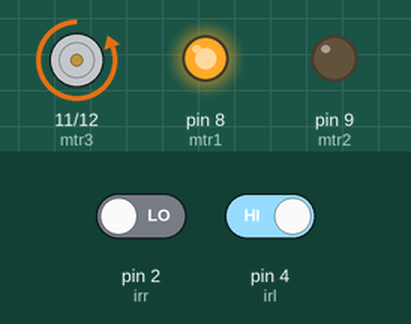
Bench run of a sketch on a simulated Arduino Uno, built with avr-gcc and run on an emulated ATmega328P. Shown: motor-driver pin pairs drawn as motors (green arrow = first pin HIGH = forward, orange = second pin HIGH = backward, longer = more drive), output pins drawn as LEDs (lit = HIGH). The inputs (shaded band) are chosen by the test bench; at power-on: pin 4 (irl) HIGH, pin 2 (irr) LOW.

Above: at 2.4 s.
2.5 s: pin 4 (irl) driven LOW
At 4.4 s:
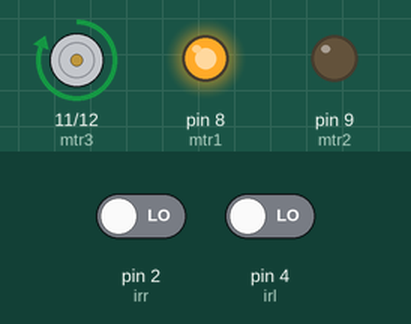
4.7 s: pin 4 (irl) driven HIGH
At 5.7 s:
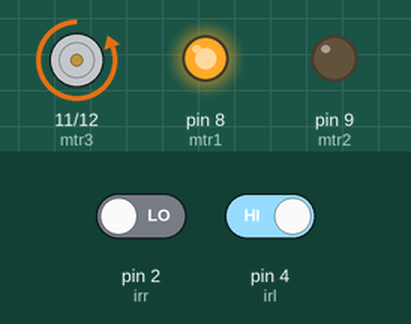
Timing chart, 0 to 7.7 s (numbered marks = the images above; inputs shaded):
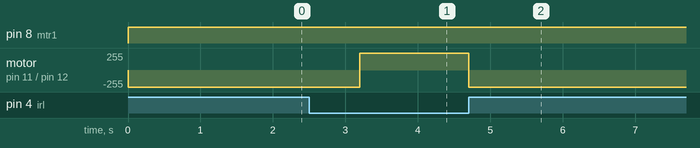

Measured:
- after the input at 2.5 s, motor on pin 11 (mtr3) / pin 12 (mtr4): backward 255/255 → forward 255/255 after 0.70 s
- after the input at 4.7 s, motor on pin 11 (mtr3) / pin 12 (mtr4): forward 255/255 → backward 255/255 at once

The sketch:

wall_follower.ino
```cpp
int irr = 2;
int irl = 4;
int mtr1 = 8;
int mtr2 = 9;
int mtr3 = 11;
int mtr4 = 12;

void setup() {
  pinMode(irr,INPUT);
  pinMode(irl,INPUT);
  pinMode(mtr1, OUTPUT);
  pinMode(mtr2, OUTPUT);
  pinMode(mtr3, OUTPUT);
  pinMode(mtr4, OUTPUT);
}

void loop()
{
int right = digitalRead(irr);
int left = digitalRead(irl);
/* if(right==0)
 {
  digitalWrite(mtr1,HIGH);
  digitalWrite(mtr2,LOW);
  digitalWrite(mtr3,HIGH);
  digitalWrite(mtr4,LOW);
 }*/
 if(left==0)
 {
  digitalWrite(mtr1,HIGH);
  digitalWrite(mtr2,LOW);
  digitalWrite(mtr3,HIGH);
  digitalWrite(mtr4,LOW);
  }
/* if(left==0 && right==0)
 {
  digitalWrite(mtr1,LOW);
  digitalWrite(mtr2,HIGH);
  digitalWrite(mtr3,LOW);
  digitalWrite(mtr4,HIGH);
  delay(1600);
  digitalWrite(mtr1,HIGH);
  digitalWrite(mtr2,LOW);
  digitalWrite(mtr3,LOW);
  digitalWrite(mtr4,HIGH);
  delay(2500);
 }*/
 if(left!=0)
 {
  digitalWrite(mtr1,HIGH);
  digitalWrite(mtr2,LOW);
  digitalWrite(mtr3,LOW);
  digitalWrite(mtr4,HIGH);

  delay(800);
 }
 /*if(right!=0){
  digitalWrite(mtr1,LOW);
  digitalWrite(mtr2,HIGH);
  digitalWrite(mtr3,HIGH);
  digitalWrite(mtr4,LOW
  delay(1500);
 }*/
}
```
